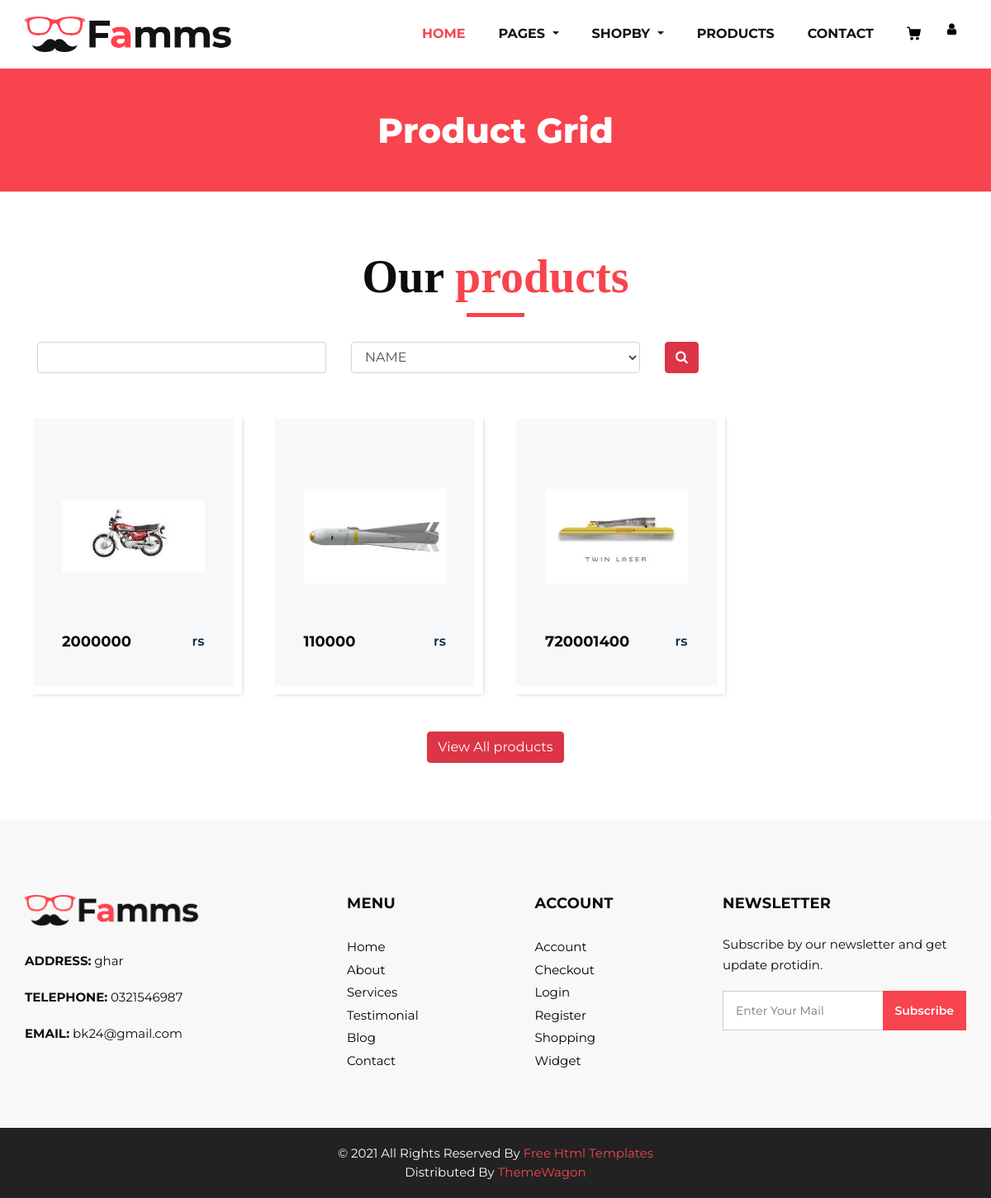
Page /template/product.php (signed in) on the committed database.
### tables this page shows
CREATE TABLE `table_products` (
  `product_id` int(11) NOT NULL,
  `product_name` varchar(50) NOT NULL,
  `product_price` bigint(50) NOT NULL,
  `product_quantity` tinyint(50) NOT NULL,
  `product_catogary` int(11) NOT NULL,
  `product_image` varchar(300) NOT NULL
);

CREATE TABLE `information` (
  `id` int(11) NOT NULL,
  `addresss` varchar(50) NOT NULL,
  `phnm` varchar(50) NOT NULL,
  `email` varchar(50) NOT NULL
);

### template/product.php (the view, shortened to what this page needs)
<!DOCTYPE html>
<html lang="en">
<head>
</head>
<body>
    <?php
    include('header.php');
    ?>
<div class="hero_area">
      <section class="inner_page_head">
         <div class="container_fuild">
            <div class="row">
               <div class="col-md-12">
                  <div class="full">
                     <h3>Product Grid</h3>
                  </div>
               </div>
            </div>
         </div>
      </section>
      <section class="product_section layout_padding">
         <div class="container">
            <div class="heading_container heading_center">
               <h2>
                  Our <span>products</span>
               </h2>
            </div>
            <div class="container">
            <form action="" method="get">
               <div class="row">
                     <div class="col-4">
                        <input type="text" class="form-control" name="search">
                     </div>
                     <div class="col-4">
                        <select name="filter" class="form-control">
                        <option value="n">NAME</option>
                        </select>
                     </div>
                     <div class="col-4">
                        <button type="submit" name="btn" class="btn btn-danger">
                           <i class="fa fa-search" aria-hidden="true"></i></button>
                     </div>
               </div>
               </form>
            </div>
            <div class="row">
            <?php
               if(isset($_GET["btn"])){
                  $search = $_GET["search"];
                  $filter = $_GET["filter"];
                  if($filter =="n"){
                     $fetch_product = "SELECT * FROM `table_products` where product_name  like '%".$search."%'";
                  }
                  elseif($filter == "c"){
                     $fetch_prd = "SELECT * FROM `tbl_catogary` WHERE `name` = '$search'";
                     $runcat = mysqli_query($conn,$fetch_prd);
                     $c = mysqli_fetch_array($runcat);
                     $cat_id = $c[0];
                     $fetch_product =  "SELECT * FROM `table_products` where product_catogary = '$cat_id'";
                  }
                  elseif($filter == "l"){
                     $fetch_product = "SELECT * FROM `table_products` order by product_price asc";
                  }
                  elseif($filter =="h" ){
                     $fetch_product= "SELECT * FROM `table_products` order by product_price desc";
                  }
               }
               else{
                  $fetch_product = "SELECT * FROM `table_products`";
               }
               ?>
               <?php
               $execute = mysqli_query($conn,$fetch_product);
               $check_product = mysqli_num_rows($execute);
               if($check_product > 0){
                  while($convert = mysqli_fetch_array($execute)){?>
                     <div class="col-sm-6 col-md-4 col-lg-3">
                     <div class="box">
                        <div class="img-box">
                           <img src="<?php echo $convert[5]; ?>">
                        </div>
                        <div class="detail-box">
                           <h5>
                           <?php echo $convert[2]; ?>
                           </h5>
                           <h6>
                              rs
                           </h6>
                        </div>
                     </div>
                  </div>
               <?php   }
               }
               else{
                  echo "kuch bhi nh hai";
               }
              ?>
            </div>
            <div class="btn-box">
               <form action="" method="get">
               <button class="btn btn-danger" type="submit" name="prd">
                View All products</button>
               </form>
            </div>
         </div>
      </section>
      <?php
       include('footer.php');
      ?>
</body>
</html>

### template/footer.php (shortened to what this page needs)
<!DOCTYPE html>
<html lang="en">
<head>
</head>
<body>
<footer>
         <div class="container">
            <div class="row">
               <div class="col-md-4">
                   <div class="full">
                      <div class="logo_footer">
                        <a href="#"><img width="210" src="images/logo.png" alt="#" /></a>
                      </div>
                      <div class="information_f">
                        <?php
                        require_once("../config.php");
                         $insert_query = "SELECT * FROM `information`";
                         $execute = mysqli_query($conn,$insert_query);
                         $kitni_rows = mysqli_num_rows($execute);
                         if($kitni_rows > 0 ){
                           $k = mysqli_fetch_array($execute)
                           ?>
                        <p><strong>ADDRESS:</strong> <?php echo $k[1];?></p>
                        <p><strong>TELEPHONE:</strong> <?php echo $k[2]; ?></p>
                        <p><strong>EMAIL:</strong> <?php echo $k[3]; ?></p>
                        <?php }
                        ?>
                      </div>
                   </div>
               </div>
               <div class="col-md-8">
                  <div class="row">
                  <div class="col-md-7">
                     <div class="row">
                        <div class="col-md-6">
                     <div class="widget_menu">
                        <h3>Menu</h3>
                        <ul>
                           <li><a href="#">Home</a></li>
                           <li><a href="#">About</a></li>
                           <li><a href="#">Services</a></li>
                           <li><a href="#">Testimonial</a></li>
                           <li><a href="#">Blog</a></li>
                           <li><a href="#">Contact</a></li>
                        </ul>
                     </div>
                  </div>
                  <div class="col-md-6">
                     <div class="widget_menu">
                        <h3>Account</h3>
                        <ul>
                           <li><a href="#">Account</a></li>
                           <li><a href="#">Checkout</a></li>
                           <li><a href="#">Login</a></li>
                           <li><a href="#">Register</a></li>
                           <li><a href="#">Shopping</a></li>
                           <li><a href="#">Widget</a></li>
                        </ul>
                     </div>
                  </div>
                     </div>
                  </div>
                  <div class="col-md-5">
                     <div class="widget_menu">
                        <h3>Newsletter</h3>
                        <div class="information_f">
                          <p>Subscribe by our newsletter and get update protidin.</p>
                        </div>
                        <div class="form_sub">
                           <form>
                              <fieldset>
                                 <div class="field">
                                    <input type="email" placeholder="Enter Your Mail" name="email" />
                                    <input type="submit" value="Subscribe" />
                                 </div>
                              </fieldset>
                           </form>
                        </div>
                     </div>
                  </div>
                  </div>
               </div>
            </div>
         </div>
      </footer>
      <div class="cpy_">
         <p class="mx-auto">© 2021 All Rights Reserved By <a href="https://html.design/">Free Html Templates</a><br>
            Distributed By <a href="https://themewagon.com/" target="_blank">ThemeWagon</a>
         </p>
      </div>
</body>
</html>

### template/css/responsive.css (style rules this page uses)
@media (min-width: 1200px) { .container { max-width: 1170px; } }

### rows in the picture
table_products: product_image (picture), product_price "2000000"
table_products: product_image (picture), product_price "110000"
table_products: product_image (picture), product_price "720001400"
information: addresss "ghar", phnm "0321546987", email "bk24@gmail.com"
